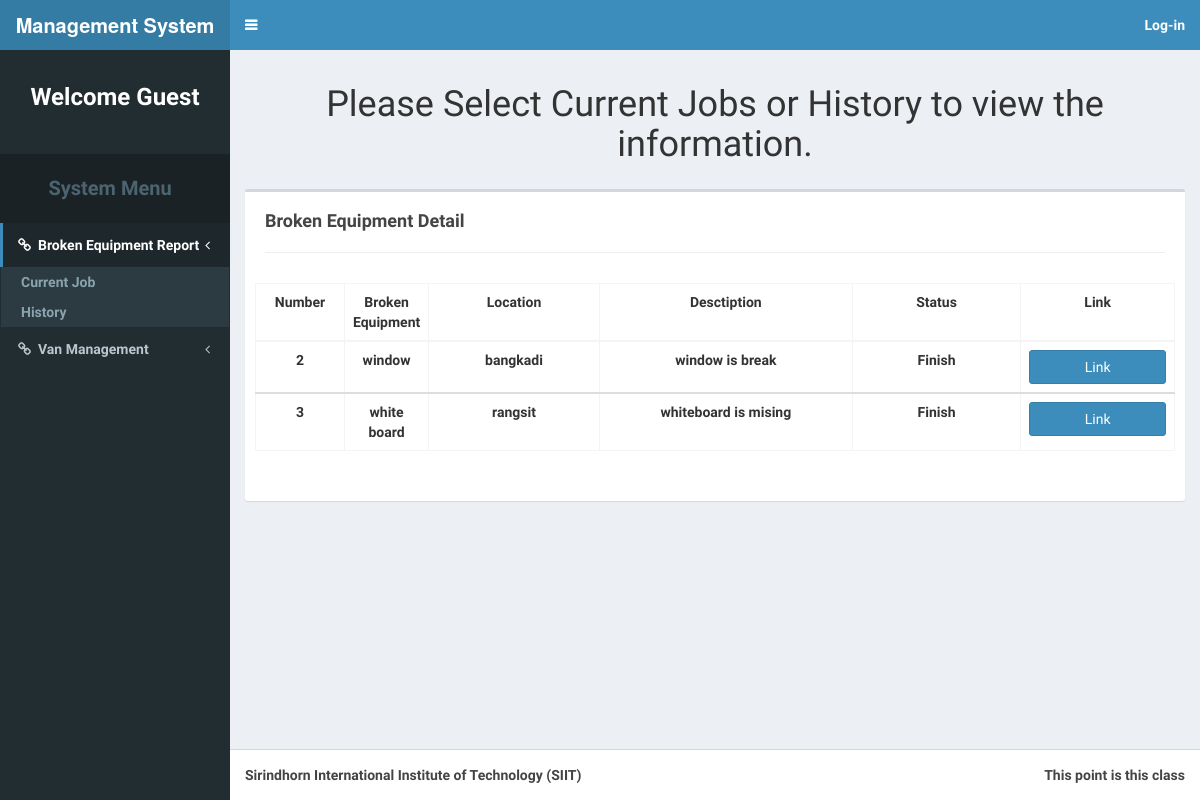
Page /brokenEquip.php?mode=1 on the earlier database version.
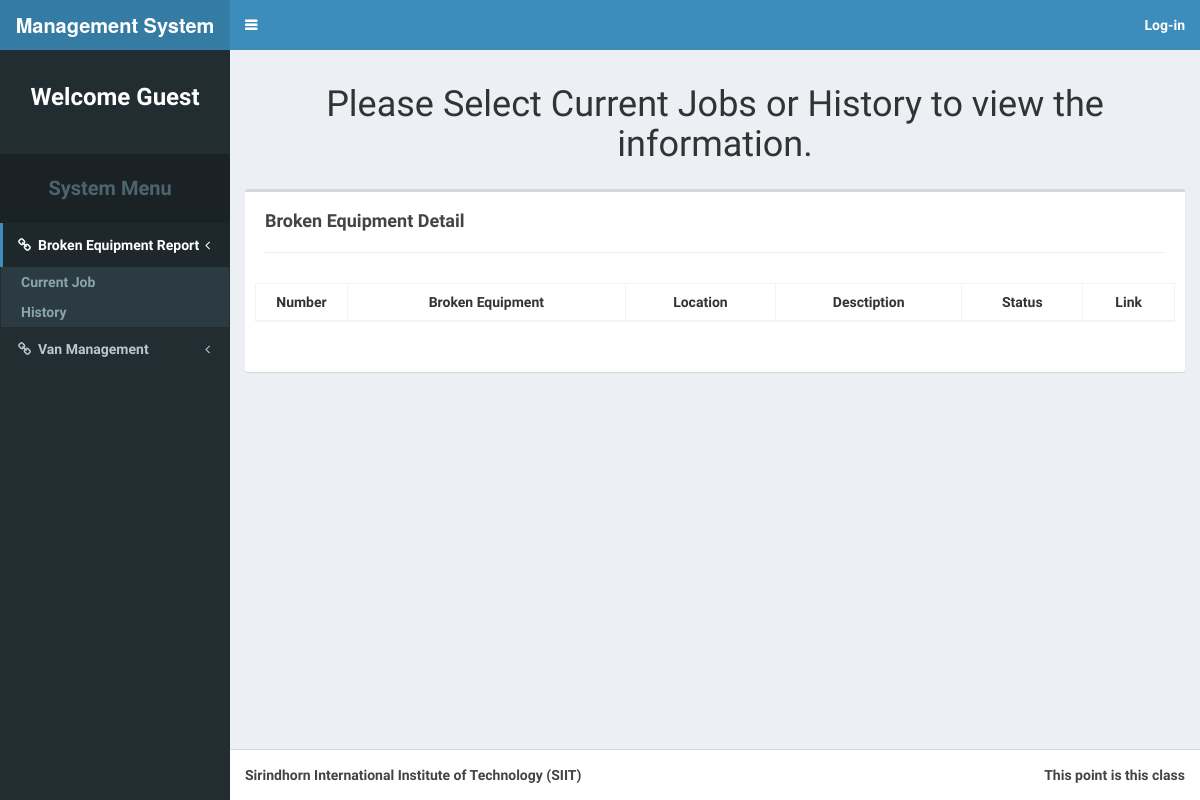
Same page on the later database version.
### tables this page shows
CREATE TABLE `broken_equipment` (
  `equipment_ID` int(11) NOT NULL AUTO_INCREMENT,
  `equipment_name` varchar(255) DEFAULT NULL,
  `equipment_campus` varchar(255) DEFAULT NULL,
  `equipment_building` varchar(255) DEFAULT NULL,
  `equipment_room` varchar(255) DEFAULT NULL,
  `equipment_decription` varchar(255) DEFAULT NULL,
  `equipment_username` varchar(255) DEFAULT NULL,
  `equipment_email` varchar(255) DEFAULT NULL,
  `equipment_latitute` int(11) DEFAULT NULL,
  `equipment_longtitute` int(11) DEFAULT NULL,
  `equipment_photo` varchar(255) DEFAULT NULL,
  `equipment_assign` int(11) DEFAULT NULL,
  `equipment_status` varchar(255) NOT NULL DEFAULT 'Waiting',
  PRIMARY KEY (`equipment_ID`)
);

### brokenEquip.php (the view, shortened to what the changed rows need)
<!DOCTYPE html>
<?php
require_once('connect.php');
?>
<html>
<head>
  <link rel="stylesheet" href="bootstrap/css/bootstrap.css">
  <link rel="stylesheet" href="https://cdnjs.cloudflare.com/ajax/libs/font-awesome/4.5.0/css/font-awesome.min.css">
  <link rel="stylesheet" href="https://cdnjs.cloudflare.com/ajax/libs/ionicons/2.0.1/css/ionicons.min.css">
  <link rel="stylesheet" href="dist/css/AdminLTE.css">
  <link rel="stylesheet" href="dist/css/skins/skin-blue.css">
</head>
<body class="hold-transition skin-blue sidebar-mini">
<div class="wrapper">
  <div class="content-wrapper">
    <section class="content-header">
      <center>
        <h1>
          Please Select Current Jobs or History to view the information.
        </h1>
      </center>
    </section>
    <section class="content">
      <?php
      if(isset($_GET['mode'])){
        if($_GET['mode'] == 0){
      ?>
      <div class="box" style="padding-left:10px;padding-right:10px;padding-bottom:30px">
        <div class="box-header">
          <h3 class="box-title" style="margin-top:10px"><b>Broken Equipment Detail</b></h3>
          <hr>
        </div>
        <table id="example2" class="table table-bordered table-hover" style="width:100%;" align="center">
          <thead>
            <tr>
              <td style="text-align:center;width:10%">Number</td>
              <td style="text-align:center">Broken Equipment</td>
              <td style="text-align:center">Location</td>
              <td style="text-align:center">Desctiption</td>
              <td style="text-align:center">Status</td>
              <td style="text-align:center">Link</td>
            </tr>
          </thead>
          <?php
            $q = "SELECT * FROM broken_equipment WHERE equipment_status <> 'Finish';";
            $res = $db -> query($q);
            while($row = $res -> fetch_array()){
          ?>
          <tbody>
            <tr>
              <td style="text-align:center"><?php echo $row['equipment_ID']; ?></td>
              <td height="50px" width="200px" style="text-align:center;"><?php echo $row['equipment_name']; ?></td>
              <td width="20%" style="text-align:center"><?php echo $row['equipment_campus']; ?></td>
              <td width="30%" style="text-align:center"><?php echo $row['equipment_decription']; ?></td>
              <td width="20%" style="text-align:center"><?php echo $row['equipment_status']; ?></td>
              <td style="text-align:center;width:18%;">
                <form id="prof_form" action="brokenEquip_check.php" method="post">
                    <input type="hidden" name="equipment_no" value=<?php echo $row['equipment_ID']; ?> >
                    <input type="hidden" name="equipment_name" value=<?php echo $row['equipment_name']; ?> >
                    <input type="hidden" name="equipment_campus" value=<?php echo $row['equipment_campus']; ?> >
                    <input type="hidden" name="equipment_decription" value="<?php echo $row['equipment_decription']; ?>" >
                    <input type="hidden" name="equipment_status" value=<?php echo $row['equipment_status']; ?> >
                    <input type="hidden" name="equipment_building" value=<?php echo $row['equipment_building']; ?> >
                    <input type="hidden" name="equipment_room" value=<?php echo $row['equipment_room']; ?> >
                    <input type="hidden" name="equipment_email" value=<?php echo $row['equipment_email']; ?> >
                    <input type="submit" class="btn btn-block btn-primary" value="Link">
                </form>
              </td>
            </tr>
            <?php
            }
            ?>
          </tbody>
          </table>
        </div>
      <?php
        }
        else if($_GET['mode'] == 1){
      ?>
      <div class="box" style="padding-left:10px;padding-right:10px;padding-bottom:30px">
        <table id="example2" class="table table-bordered table-hover" style="width:100%;" align="center">
          <thead>
            <tr>
              <td style="text-align:center;width:10%">Number</td>
              <td style="text-align:center">Broken Equipment</td>
              <td style="text-align:center">Location</td>
              <td style="text-align:center">Desctiption</td>
              <td style="text-align:center">Status</td>
              <td style="text-align:center">Link</td>
            </tr>
          </thead>
          <?php
            $q = "SELECT * FROM broken_equipment WHERE equipment_status = 'Finish';";
            $res = $db -> query($q);
            while($row = $res -> fetch_array()){
          ?>
          <tbody>
            <tr>
              <td style="text-align:center"><?php echo $row['equipment_ID']; ?></td>
              <td height="50px" width="200px" style="text-align:center;"><?php echo $row['equipment_name']; ?></td>
              <td width="20%" style="text-align:center"><?php echo $row['equipment_campus']; ?></td>
              <td width="30%" style="text-align:center"><?php echo $row['equipment_decription']; ?></td>
              <td width="20%" style="text-align:center"><?php echo $row['equipment_status']; ?></td>
              <td style="text-align:center;width:18%;">
                <form id="prof_form" action="brokenEquip_check.php" method="post">
                    <input type="submit" class="btn btn-block btn-primary" value="Link">
                </form>
              </td>
            </tr>
            <?php
            }
            ?>
          </tbody>
          </table>
        </div>
      <?php
        }
      }
      ?>
      </section>
  </div>
</div>
</body>
</html>

Differences in the rows shown:
removed broken_equipment: equipment_ID "2", equipment_name "window", equipment_campus "bangkadi", equipment_decription "window is break", equipment_status "Finish"
removed broken_equipment: equipment_ID "3", equipment_name "white board", equipment_campus "rangsit", equipment_decription "whiteboard is mising", equipment_status "Finish"
